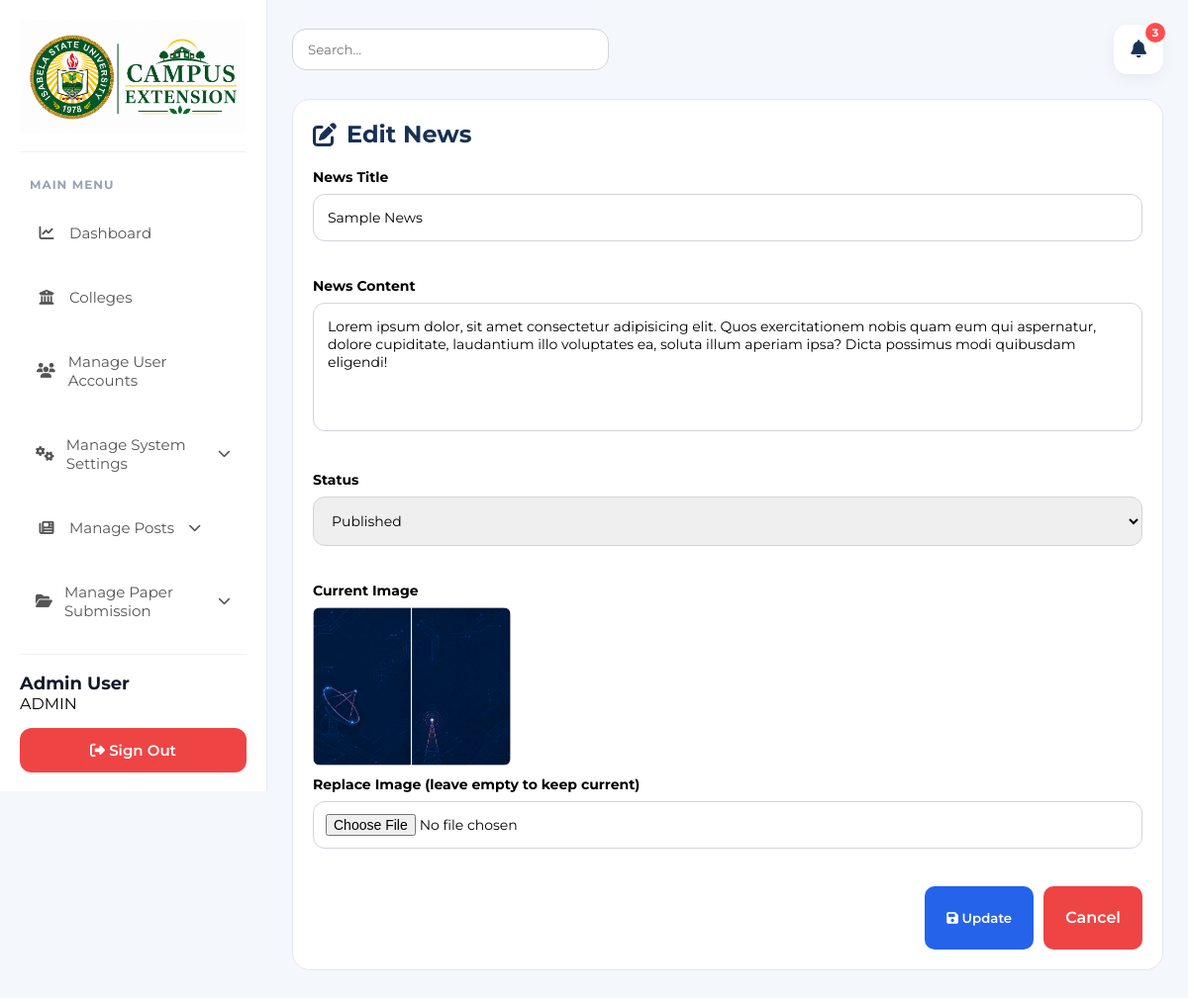
/admin/news/edit?id=1 (signed in), run on the app's committed database.
### tables this page shows
CREATE TABLE IF NOT EXISTS `news` (
  `id` int NOT NULL AUTO_INCREMENT,
  `title` varchar(255) NOT NULL,
  `content` text NOT NULL,
  `image` varchar(255) DEFAULT NULL,
  `status` enum('draft','published') DEFAULT 'draft',
  `created_at` timestamp NULL DEFAULT CURRENT_TIMESTAMP,
  `updated_at` timestamp NULL DEFAULT CURRENT_TIMESTAMP ON UPDATE CURRENT_TIMESTAMP,
  PRIMARY KEY (`id`)
);

### app/Http/Controllers/Controller.php (called while the page is built, shortened)
<?php
class Controller
{
    protected function render($view, $data = [])
    {
        require __DIR__ . '/../../views/layouts/app.php';
    }
}

### app/Http/Controllers/Admin/NewsController.php (called while the page is built, shortened)
<?php
require_once __DIR__ . '/../../../models/News.php';
class NewsController extends \Controller
{
    private $newsModel;
    public function __construct()
    {
        $config = require __DIR__ . '/../../../../config/database.php';
        $pdo = new \PDO("mysql:host={$config['host']};dbname={$config['dbname']};charset={$config['charset']}", $config['username'], $config['password']);
        $pdo->setAttribute(\PDO::ATTR_ERRMODE, \PDO::ERRMODE_EXCEPTION);
        $this->newsModel = new \News($pdo);
    }
    public function edit()
    {
        $id = $_GET['id'] ?? 0;
        $news = $this->newsModel->find($id);
        $this->render('news/edit', ['news' => $news]);
    }
}

### app/models/News.php (called while the page is built, shortened)
<?php
class News
{
    private $db;
    public function __construct($pdo)
    {
        $this->db = $pdo;
    }
    public function find($id)
    {
        $stmt = $this->db->prepare("SELECT * FROM news WHERE id = ?");
        $stmt->execute([$id]);
        return $stmt->fetch(PDO::FETCH_ASSOC);
    }
}

### app/views/admin/news/edit.php (the view, shortened to what this page needs)
<div class="post-card">
    <div class="post-title">
        <i class="fas fa-edit"></i> Edit News
    </div>
    <form method="POST" action="/admin/news/update" enctype="multipart/form-data">
        <div class="post-grid">
            <div class="post-group full">
                <label class="post-label">News Title</label>
                <input type="text" name="title" class="post-input" value="<?= htmlspecialchars($news['title']) ?>" required>
            </div>
            <div class="post-group full">
                <label class="post-label">News Content</label>
                <textarea name="content" class="post-textarea" required><?= htmlspecialchars($news['content']) ?></textarea>
            </div>
            <div class="post-group full">
                <label class="post-label">Status</label>
                <select name="status" class="post-input">
                    <option value="published" <?= $news['status'] === 'published' ? 'selected' : '' ?>>Published</option>
                </select>
            </div>
            <div class="post-group full">
                <label class="post-label">Current Image</label>
                <?php if ($news['image']): ?>
                    <img src="/<?= $news['image'] ?>" width="200" style="border-radius:8px; margin-bottom:10px; display:block;">
                <?php else: ?>
                    <p style="color:#999;">No image</p>
                <?php endif; ?>
                <label class="post-label" style="margin-top:10px;">Replace Image (leave empty to keep current)</label>
                <input type="file" name="image" class="post-input" accept="image/*">
            </div>
        </div>
        <div class="post-btns">
            <button type="submit" class="update-btn"><i class="fas fa-save"></i> Update</button>
            <a href="/admin/news" class="delete-post-btn" style="text-decoration:none; text-align:center; line-height:40px;">Cancel</a>
        </div>
    </form>
</div>

### public/css/admin.css (style rules this page uses)
* { margin: 0; padding: 0; box-sizing: border-box; font-family: 'Montserrat', sans-serif; }
body { display: flex; background: #f4f7fb; }
a { text-decoration: none !important; }
input[type="file"] { padding: 12px !important; }
.post-card { background: #fff; border-radius: 18px; padding: 20px; margin-bottom: 20px; border: 1px solid #e5e7eb; }
.post-title { font-size: 24px; font-weight: 700; color: #183153; margin-bottom: 20px; display: flex; align-items: center; gap: 10px; }
.post-grid { display: grid; grid-template-columns: 1fr 1fr; gap: 18px; }
.post-group { margin-bottom: 18px; }
.post-group.full { grid-column: 1 / span 2; }
.post-label { font-size: 14px; font-weight: 700; margin-bottom: 8px; display: block; }
.post-input, .post-select, .post-textarea { width: 100%; border: 1px solid #d1d5db; border-radius: 12px; padding: 14px; font-size: 14px; outline: none; }
.post-textarea { height: 130px; resize: none; }
.post-btns { display: flex; justify-content: flex-end; gap: 10px; margin-top: 20px; }
.update-btn { background: #2563eb; color: #fff; border: none; padding: 12px 22px; border-radius: 10px; cursor: pointer; font-weight: 600; }
.delete-post-btn { background: #ef4444; color: #fff; border: none; padding: 12px 22px; border-radius: 10px; cursor: pointer; font-weight: 600; }
textarea { width: 100% !important; }

### data on the page
news: title "Sample News", content "Lorem ipsum dolor, sit amet consectetur adipisicing elit. Quos exercitationem nobis quam eum qui aspernatur, dolore cupiditate, laudantium illo voluptates ea, soluta illum aperiam ipsa? Dicta possimus modi quibusdam eligendi!", status "Published", image (picture)

### other printed values
$_SESSION['user_name'] "Admin User"
$_SESSION['user_role'] "ADMIN"
